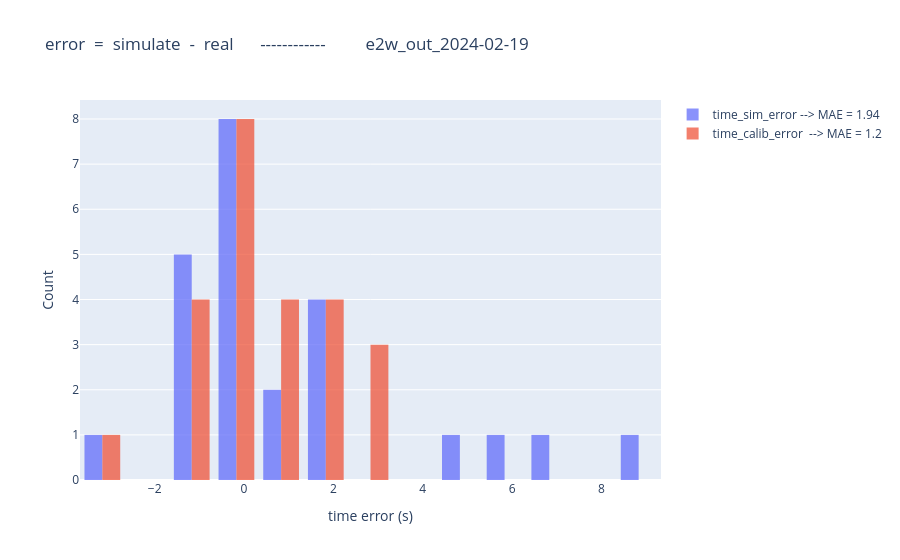

Notebook cell for this chart:
### Code cell
import plotly.graph_objects as go

fig = go.Figure()

xbins=dict(
        start=start,  # Bin start
        end=end,    # Bin end
        size=1    # Bin size (width of each bin)
    )
sim_MAE = round(abs(compare_df['time_sim_error']).mean(),2)
calib_MAE = round(abs(compare_df['time_calib_error']).mean(),2)

fig.add_trace(go.Histogram(x=compare_df['time_sim_error'], name=f"time_sim_error --> MAE = {sim_MAE}", opacity=0.75, xbins=xbins))
fig.add_trace(go.Histogram(x=compare_df['time_calib_error'], name=f"time_calib_error  --> MAE = {calib_MAE}", opacity=0.75, xbins=xbins))

fig.update_layout(
    barmode='group',  # Use 'overlay' if you want stacked look
    xaxis_title='time error (s)',
    yaxis_title='Count',
    title=f"error  =  simulate  -  real      ------------         {postfix}"
)

fig.show()
fig.write_html(f"diagram/hist_time_error_{postfix}.html")

### Figure 1 — Plotly figure (JSON) as saved in the notebook; plotly's stock layout.template omitted (floating-point values rounded to 4 significant figures)
{"data": [{"name": "time_sim_error --> MAE = 1.94", "opacity": 0.75, "type": "histogram", "x": [-0.07, -0.26, 2.15, 1.65, 4.59, 6.06, 7.22, 8.61, -0.06, -0.11, -0.89, -1.45, -3.61, -0.67, 1.15, 1.39, -1.53, -0.77, 1.75, -0.44, -0.4, 0.01, -1.41, 0.37], "xbins": {"end": 8.61, "size": 1, "start": -3.67}}, {"name": "time_calib_error  --> MAE = 1.2", "opacity": 0.75, "type": "histogram", "x": [0.14, -0.56, 1.88, 0.89, 2.43, 3.25, 2.97, 1.94, 0.63, -0.81, -0.11, -1.62, -3.67, -0.28, 0.76, 1.41, -1.38, -0.41, 1.39, -0.36, 0.02, 0.26, -1.34, 0.38], "xbins": {"end": 8.61, "size": 1, "start": -3.67}}], "layout": {"barmode": "group", "title": {"text": "error  =  simulate  -  real      ------------         e2w_out_2024-02-19"}, "xaxis": {"title": {"text": "time error (s)"}}, "yaxis": {"title": {"text": "Count"}}}}
